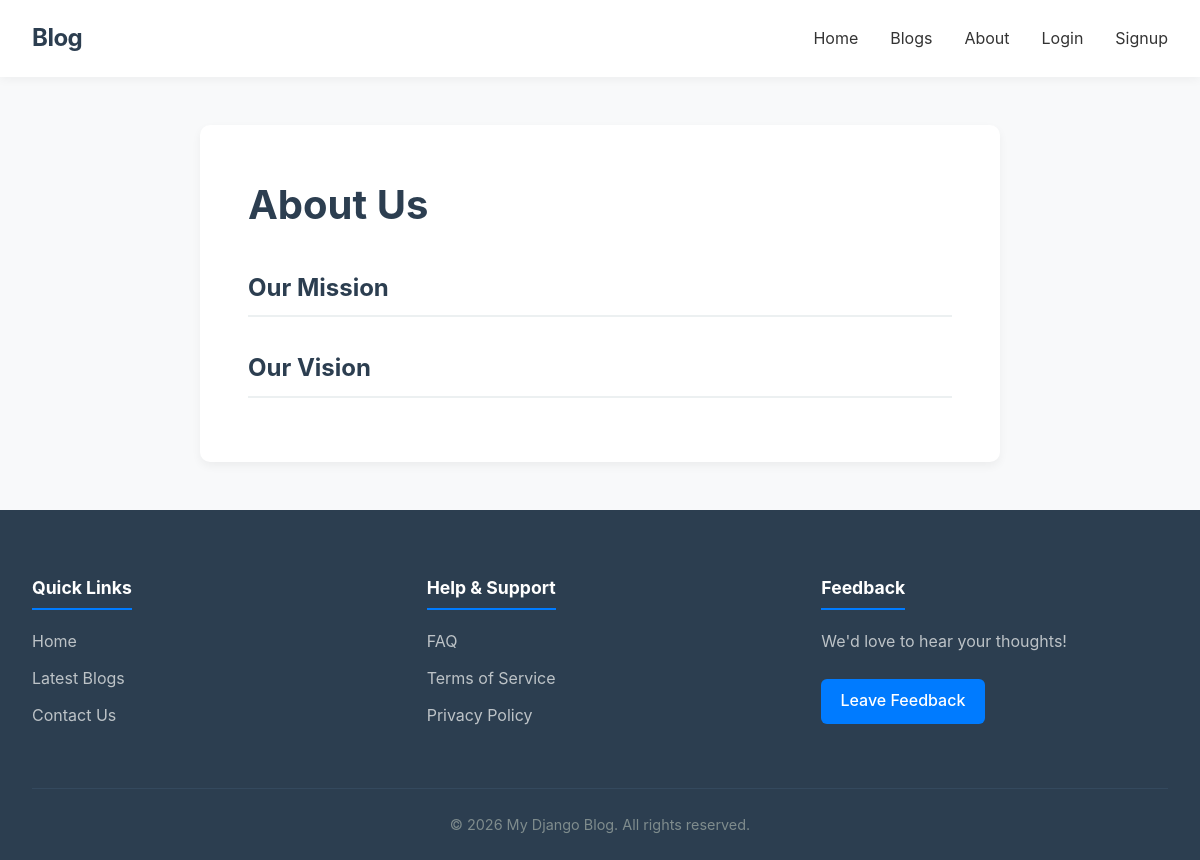
Page /about/ on the earlier database version.
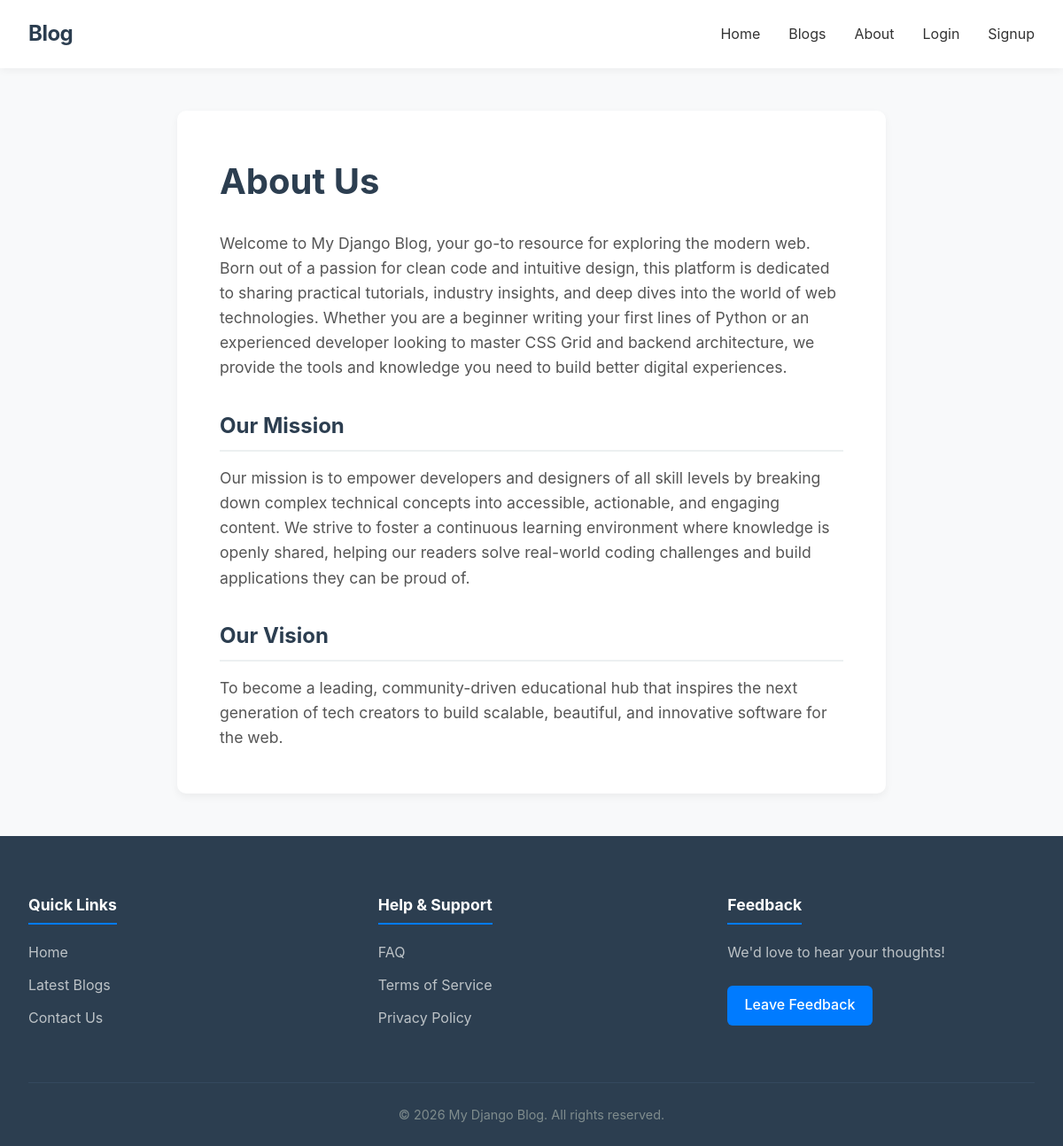
Same page on the later database version.
### blog/models.py (models this page shows, shortened)
class About(models.Model):
    about_name = models.CharField( max_length= 255 , default= "about site" )
    about_text = models.TextField( max_length= 10000 )
    about_mission = models.TextField( max_length= 10000 , blank= True )
    about_vision = models.TextField( max_length= 10000 , blank= True )
    date_created = models.DateField( auto_now_add= True )

### blog/views.py (the view)
# urls.py: path("about/", views.about_page, name = "about"),
def about_page(request):
    try:
        about = About.objects.get( about_name = "about site" )
    except Exception as e:
        about = "No About info available"
    return render( request, "blog/about.html",{
        "about": about
    })

### blog/context_processors.py (called while the page is built)
def get_time():
    local_time = time.localtime()
    current_second = local_time.tm_sec
    current_minute = local_time.tm_min
    current_weekday = local_time.tm_wday
    current_month = local_time.tm_mon
    current_monthday = local_time.tm_mday
    current_year = local_time.tm_year
    return f"{current_second}{current_minute}{current_weekday}{current_month}{current_monthday}{current_year}"

def css_js_latest(request):
    latest =  get_time()
    return{
        "css_latest": latest ,
        "js_latest": latest
    }

### blog/templates/blog/about.html (shortened to what this page needs)
{% extends 'blog/layout.html' %}
{% block content %}
<div class="about-container" style="max-width: 800px; margin: 0 auto; background: #fff; padding: 3rem; border-radius: 10px; box-shadow: 0 4px 10px rgba(0,0,0,0.05);">
    <h1 style="color: #2c3e50; margin-bottom: 1.5rem; font-size: 2.5rem;">About Us</h1>
    <p style="font-size: 1.1rem; color: #555; margin-bottom: 2rem;">
      {{about.about_text}}
    </p>
    <h2 style="color: #2c3e50; margin-bottom: 1rem; border-bottom: 2px solid #ecf0f1; padding-bottom: 0.5rem;">Our Mission</h2>
    <p style="font-size: 1.1rem; color: #555; margin-bottom: 2rem;">
        {{about.about_mission}}
    </p>
    <h2 style="color: #2c3e50; margin-bottom: 1rem; border-bottom: 2px solid #ecf0f1; padding-bottom: 0.5rem;">Our Vision</h2>
    <p style="font-size: 1.1rem; color: #555;">
        {{about.about_vision}}
    </p>
</div>
{% endblock %}

### blog/templates/blog/layout.html (shortened to what this page needs)
{% load static %}
<!DOCTYPE html>
<html lang="en">
<head>
    <link rel="stylesheet" href="{% static 'blog/css/layout.css' %}">
</head>
<body>
    <header class="site-header">
        <nav class="main-nav">
            <div class="logo">
                <a href="/">Blog</a>
            </div>
            <ul class="nav-links">
                <li class="header-nav-item" data-tag="home">Home</li>
                <li class="header-nav-item" data-tag="blogs" >Blogs</li>
                <li class="header-nav-item" data-tag="about" >About</li>
                <li class="header-nav-item" data-tag="login" >Login</li>
                <li class="header-nav-item" data-tag="signup" >Signup</li>
            </ul>
        </nav>
    </header>
    <main class="content-area">
        {% block content %}
        {% endblock %}
    </main>
    <footer class="site-footer">
        <div class="footer-container">
            <div class="footer-section quick-links">
                <h3>Quick Links</h3>
                <ul>
                    <li><a href="#">Home</a></li>
                    <li><a href="#">Latest Blogs</a></li>
                    <li><a href="#">Contact Us</a></li>
                </ul>
            </div>
            <div class="footer-section help">
                <h3>Help & Support</h3>
                <ul>
                    <li><a href="#">FAQ</a></li>
                    <li><a href="#">Terms of Service</a></li>
                    <li><a href="#">Privacy Policy</a></li>
                </ul>
            </div>
            <div class="footer-section feedback">
                <h3>Feedback</h3>
                <p>We'd love to hear your thoughts!</p>
                <a href="#">Leave Feedback</a>
            </div>
        </div>
        <div class="footer-bottom">
            <p>&copy; {% now "Y" %} My Django Blog. All rights reserved.</p>
        </div>
    </footer>
</body>
</html>

### blog/static/blog/css/layout.css (style rules this page uses)
* { margin: 0; padding: 0; box-sizing: border-box; }
body { font-family: -apple-system, BlinkMacSystemFont, "Segoe UI", Roboto, Helvetica, Arial, sans-serif; line-height: 1.6; color: #333; background-color: #f8f9fa; display: flex; flex-direction: column; min-height: 100vh; }
a { text-decoration: none; color: inherit; transition: color 0.3s ease, background-color 0.3s ease; }
ul { list-style: none; }
.site-header { background-color: #ffffff; box-shadow: 0 2px 10px rgba(0, 0, 0, 0.05); position: sticky; top: 0; z-index: 1000; }
.main-nav { max-width: 1200px; margin: 0 auto; padding: 1.2rem 2rem; display: flex; justify-content: space-between; align-items: center; }
.logo a { font-size: 1.5rem; font-weight: 700; color: #2c3e50; letter-spacing: -0.5px; }
.nav-links { display: flex; gap: 2rem; align-items: center; }
.content-area { flex: 1; width: 100%; max-width: 1200px; margin: 0 auto; padding: 3rem 2rem; }
.site-footer { background-color: #2c3e50; color: #ecf0f1; padding: 4rem 2rem 1.5rem; margin-top: auto; }
.footer-container { max-width: 1200px; margin: 0 auto; display: grid; grid-template-columns: repeat(auto-fit, minmax(250px, 1fr)); gap: 3rem; margin-bottom: 3rem; }
.footer-section h3 { font-size: 1.1rem; margin-bottom: 1.2rem; color: #ffffff; border-bottom: 2px solid #007bff; display: inline-block; padding-bottom: 0.4rem; }
.footer-section ul li { margin-bottom: 0.7rem; }
.footer-section ul a { color: #bdc3c7; }
.footer-section.feedback p { margin-bottom: 1.5rem; color: #bdc3c7; }
.footer-section.feedback a { display: inline-block; background-color: #007bff; color: white; padding: 0.6rem 1.2rem; border-radius: 6px; font-weight: 500; }
.footer-bottom { text-align: center; padding-top: 1.5rem; border-top: 1px solid #34495e; color: #7f8c8d; font-size: 0.9rem; }

Differences in the rows shown:
added About: about_text "Welcome to My Django Blog, your go-to resource for exploring the modern web. Born out of a passion for clean code and intuitive design, this platform is dedicated to sharing practical tutorials, industry insights, and deep dives into the world of web technologies. Whether you are a beginner writing your first lines of Python or an experienced developer looking to master CSS Grid and backend architecture, we provide the tools and knowledge you need to build better digital experiences.", about_mission "Our mission is to empower developers and designers of all skill levels by breaking down complex technical concepts into accessible, actionable, and engaging content. We strive to foster a continuous learning environment where knowledge is openly shared, helping our readers solve real-world coding challenges and build applications they can be proud of.", about_vision "To become a leading, community-driven educational hub that inspires the next generation of tech creators to build scalable, beautiful, and innovative software for the web."
